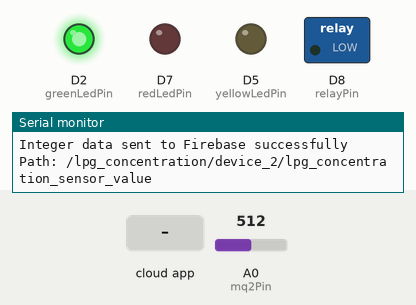
Recording of a program running on a simulated ESP8266 (NodeMCU). On the bench: switched loads named in the program (green lamp = pin HIGH), output pins drawn as LEDs (lit = HIGH), the last lines printed to the serial monitor. The inputs (shaded band) are chosen by the test bench; at power-on: A0 (mq2Pin) = 512. WiFi joins after 1.5 s; servers stay silent unless stated; the Firebase database answers and starts empty.

Above: at 2.7 s.
2.8 s: A0 (mq2Pin) set to 682
6.0 s: A0 (mq2Pin) set to 713
At 8.2 s:
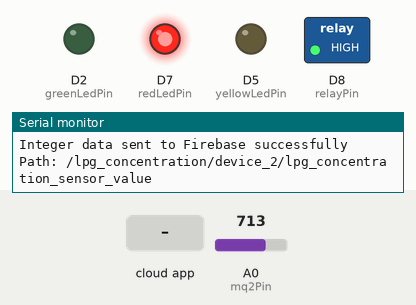
9.2 s: A0 (mq2Pin) set to 690
At 12.1 s:
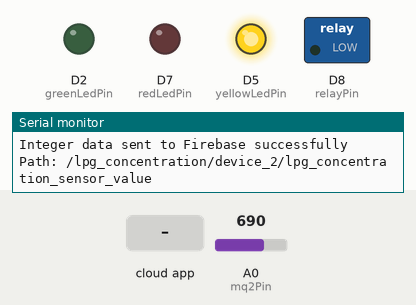
12.6 s: the phone or cloud app sets manual_relay_status to 1
At 15.7 s:
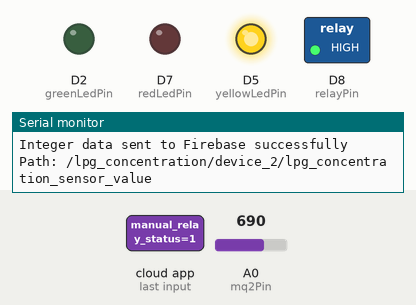
16.0 s: the phone or cloud app sets manual_relay_status to 0
At 18.6 s:
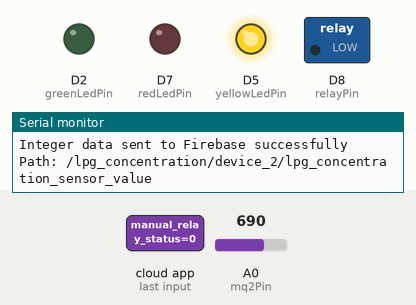
Timing chart, 0 to 19.9 s (numbered marks = the images above; inputs shaded):
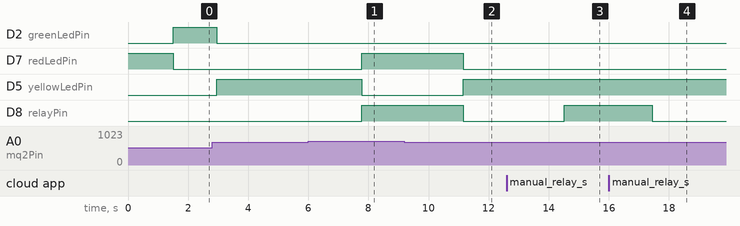

The program:

main.cpp
```cpp
#include <Arduino.h>
#include <ESP8266WiFi.h>
#include <Firebase_ESP_Client.h>
#include <addons/TokenHelper.h>
#include <addons/RTDBHelper.h>

#define API_KEY "AIzaSyB0wk84Ujy458903OmhZ1fCCl2Kxfa_xzM"
#define DATABASE_URL "https://bcs-anti-kebakaran-pencurian-default-rtdb.asia-southeast1.firebasedatabase.app/"

const char *ssid = "AKEBAPEN";
const char *password = "12345678";

// const char *ssid = "2nd Floor_Tanjung";
// const char *password = "salman07";

// const char *ssid = "Ida Bagus Putu Putra Manauaba ";
// const char *password = "12341234";

const int relayPin = D8;
const int mq2Pin = A0;
const int redLedPin = D7;
const int yellowLedPin = D5;
const int greenLedPin = D2;

FirebaseData fbdo;
FirebaseAuth auth;
FirebaseConfig config;

#define AMAN_THRESHOLD 499    // Nilai ambang batas untuk keadaan aman
#define PERINGATAN_THRESHOLD 500 // Nilai ambang batas untuk keadaan peringatan
#define BAHAYA_THRESHOLD 700    // Nilai ambang batas untuk keadaan peringatan

unsigned long sendDataPrevMillis = 0;

String statusCondition = "aman"; // Default status
int count = 0;
bool signupOK = false;
bool relay_statusAuto = false;
bool relay_statusManual = false;
int lastGasStatus = 0;
bool manualControl = false; // Tambahkan variabel untuk kontrol manual

void connectToWiFi();
void connectToFirebase();
void setupComponents();
void sendDataToFirebase(int gasValue);
void sendAutoRelayStatusToFirebase();
void sendManualRelayStatusToFirebase();
void checkAutoRelayStatusFromFirebase();
void checkManualRelayStatusFromFirebase();
void updateGasSafetyIndicatorManual(int gasValue);
void updateGasSafetyIndicatorAuto(int gasValue);
void updateGasSafetyIndicator(int gasValue);
void sendStatusConditionToFirebase(String statusCondition);


void setup()
{
  Serial.begin(115200);
  pinMode(redLedPin, OUTPUT);
  digitalWrite(redLedPin, HIGH); // Lampu merah menyala saat booting
  connectToWiFi();
  setupComponents();
  connectToFirebase();
}

void setupComponents()
{
  pinMode(relayPin, OUTPUT);
  pinMode(mq2Pin, INPUT);
  pinMode(yellowLedPin, OUTPUT);
  pinMode(greenLedPin, OUTPUT);
  digitalWrite(yellowLedPin, HIGH);

  IPAddress staticIP(192, 168, 43, 228); // Tentukan alamat IP statis yang diinginkan
  IPAddress gateway(192, 168, 43, 1);    // Gateway yang sesuai dengan jaringan Anda
  IPAddress subnet(255, 255, 255, 0);    // Subnet mask untuk jaringan Anda

  // Atur alamat IP statis
  WiFi.config(staticIP, gateway, subnet);
}

void loop() {
  checkAutoRelayStatusFromFirebase();
  checkManualRelayStatusFromFirebase(); // Membaca nilai manual_relay_status dari Firebase

  // Baca nilai sensor MQ2
  int gasValue = analogRead(mq2Pin);
  // Cetak nilai sensor ke Serial Monitor
  Serial.print("Nilai Sensor MQ2: ");
  Serial.println(gasValue);
  sendDataToFirebase(gasValue);
  delay(1000);

  // Memaksa mengaktifkan relay jika relay_statusAuto true atau mode kontrol manual aktif
  updateGasSafetyIndicator(gasValue);
}
void connectToWiFi()
{
  Serial.println();
  Serial.print("Menghubungkan ke WiFi");

  WiFi.begin(ssid, password);

  while (WiFi.status() != WL_CONNECTED)
  {
    delay(500);
    Serial.print(".");
  }

  Serial.println("");
  Serial.println("WiFi Terhubung");
  Serial.print("Alamat IP: ");
  Serial.println(WiFi.localIP());

  digitalWrite(redLedPin, LOW); // Lampu merah padam setelah terhubung WiFi
  digitalWrite(yellowLedPin, HIGH);
}

#define USER_EMAIL "ibp.putra.m@gmail.com"
#define USER_PASSWORD "Dayu1808!"
String uid;

void connectToFirebase()
{
  config.api_key = API_KEY;
  config.database_url = DATABASE_URL;

  auth.user.email = USER_EMAIL;
  auth.user.password = USER_PASSWORD;

  Firebase.reconnectWiFi(true);
  fbdo.setResponseSize(4096);

  config.token_status_callback = tokenStatusCallback;

  config.max_token_generation_retry = 5;

  Firebase.begin(&config, &auth);

  Serial.println("Getting User UID");
  while ((auth.token.uid) == "")
  {
    Serial.print('.');
  }

  uid = auth.token.uid.c_str();
  Serial.print("User UID: ");
  Serial.print(uid);
  digitalWrite(greenLedPin, HIGH); // Lampu hijau menyala setelah terhubung Firebase
  digitalWrite(yellowLedPin, LOW); // Lampu kuning padam setelah terhubung Firebase
  signupOK = true;
}

void checkAutoRelayStatusFromFirebase()
{
  if (Firebase.ready() && signupOK)
  {
    String autoBoolPath = "/relay_status/device_2/auto_relay_status";
    if (Firebase.RTDB.getBool(&fbdo, autoBoolPath.c_str()))
    {
      relay_statusAuto = fbdo.boolData();
      Serial.print("Membaca nilai relay otomatis dari Firebase: ");
      Serial.println(relay_statusAuto);

      if (relay_statusAuto)
      {
        Serial.println("Auto relay_status diubah menjadi true");
      }
      else
      {
        Serial.println("Auto relay_status diubah menjadi false");
      }
    }
    else
    {
      Serial.println("Gagal membaca status relay otomatis dari Firebase");
      Serial.println("Alasan: " + fbdo.errorReason());
    }
  }
}

void checkManualRelayStatusFromFirebase() {
  if (Firebase.ready() && signupOK) {
    String manualBoolPath = "/relay_status/device_2/manual_relay_status";
    if (Firebase.RTDB.getString(&fbdo, manualBoolPath.c_str())) {
      String relayStatusManualStr = fbdo.stringData(); // Ambil nilai string dari Firebase
      // Konversi nilai string menjadi boolean
      bool relayStatusManualFromFirebase = (relayStatusManualStr == "1");

      Serial.print("Membaca nilai relay manual dari Firebase: ");
      Serial.println(relayStatusManualFromFirebase);

      // Perbarui status relay manual lokal jika berhasil membaca dari Firebase
      relay_statusManual = relayStatusManualFromFirebase;
    } else {
      Serial.println("Gagal membaca status relay manual dari Firebase");
      Serial.println("Alasan: " + fbdo.errorReason());
    }
  }
}


void sendDataToFirebase(int intValue)
{
  if (Firebase.ready() && signupOK && (millis() - sendDataPrevMillis > 15000 || sendDataPrevMillis == 0))
  {
    String intPath = "/lpg_concentration/device_2/lpg_concentration_sensor_value";
    if (Firebase.RTDB.setInt(&fbdo, intPath.c_str(), intValue))
    {
      Serial.println("Integer data sent to Firebase successfully");
      Serial.println("Path: " + intPath);
    }
    else
    {
      Serial.println("Failed to send integer data to Firebase");
      Serial.println("Reason: " + fbdo.errorReason());
    }
  }
}

void sendAutoRelayStatusToFirebase() {
  if (Firebase.ready() && signupOK) {
    String autoBoolPath = "/relay_status/device_2/auto_relay_status";
    if (Firebase.RTDB.setBool(&fbdo, autoBoolPath.c_str(), relay_statusAuto)) {
      Serial.println("Status relay otomatis terkirim ke Firebase: " + String(relay_statusAuto));
    } else {
      Serial.println("Gagal mengirim status relay otomatis ke Firebase");
      Serial.println("Alasan: " + fbdo.errorReason());
    }
  }
}

void sendManualRelayStatusToFirebase() {
  if (Firebase.ready() && signupOK) {
    String manualBoolPath = "/relay_status/device_2/manual_relay_status";

    // Konversi nilai boolean menjadi string "0" atau "1"
    String manualBoolValue = relay_statusManual ? "1" : "0";

    if (Firebase.RTDB.setString(&fbdo, manualBoolPath.c_str(), manualBoolValue)) {
      Serial.println("Status relay manual terkirim ke Firebase: " + manualBoolValue);
    } else {
      Serial.println("Gagal mengirim status relay manual ke Firebase");
      Serial.println("Alasan: " + fbdo.errorReason());
    }
  }
}

void sendStatusConditionToFirebase(String statusCondition) {
  if (Firebase.ready() && signupOK) {
    String statusPath = "/lpg_concentration/device_2/status";
    if (Firebase.RTDB.setString(&fbdo, statusPath.c_str(), statusCondition)) {
      Serial.println("Status kondisi terkirim ke Firebase: " + statusCondition);
    } else {
      Serial.println("Gagal mengirim status kondisi ke Firebase");
      Serial.println("Alasan: " + fbdo.errorReason());
    }
  }
}


void updateGasSafetyIndicator(int gasValue) {
  if (manualControl) {
    updateGasSafetyIndicatorManual(gasValue);
  } else {
    updateGasSafetyIndicatorAuto(gasValue);
  }
}

void updateGasSafetyIndicatorAuto(int gasValue) {
  int newGasStatus = 0;
  if (gasValue >= BAHAYA_THRESHOLD) {
    relay_statusAuto = true;
    statusCondition = "bahaya";
    digitalWrite(relayPin, HIGH);
    digitalWrite(redLedPin, HIGH);
    digitalWrite(yellowLedPin, LOW);
    digitalWrite(greenLedPin, LOW);
    Serial.println("BAHAYA! Aktifkan relay secara otomatis.");
    newGasStatus = 2;
  } else if (gasValue >= PERINGATAN_THRESHOLD && gasValue < BAHAYA_THRESHOLD) {
    relay_statusAuto = false;
    relay_statusAuto = true;
    statusCondition = "siaga";
    // sendAutoRelayStatusToFirebase(); // Anda dapat menghapus pemanggilan ini jika tidak diperlukan
    updateGasSafetyIndicatorManual(gasValue);
    return;
  } else if (gasValue <= AMAN_THRESHOLD && gasValue < PERINGATAN_THRESHOLD) {
    relay_statusAuto = false;
    relay_statusManual = false;
    statusCondition = "aman";
    digitalWrite(relayPin, LOW);
    digitalWrite(redLedPin, LOW);
    digitalWrite(yellowLedPin, LOW);
    digitalWrite(greenLedPin, HIGH);
    Serial.println("AMAN! Matikan relay secara otomatis.");
    newGasStatus = 0;
    sendManualRelayStatusToFirebase();
  }

  // Memeriksa apakah relay status manual adalah 1 dan nilai gas berada dalam ambang batas aman
  if (relay_statusManual && gasValue <= AMAN_THRESHOLD) {
    digitalWrite(relayPin, HIGH); // Mengaktifkan relay secara paksa menjadi HIGH
    Serial.println("Kondisi aman tetapi relay diaktifkan secara paksa (mode manual).");
  }

  if (lastGasStatus != newGasStatus) {
    lastGasStatus = newGasStatus;
    sendAutoRelayStatusToFirebase(); // Jika Anda membutuhkan pemanggilan ini, Anda dapat mengaktifkannya kembali
    sendDataToFirebase(gasValue);
    sendStatusConditionToFirebase(statusCondition);
  }
}


void updateGasSafetyIndicatorManual(int gasValue) {
  int newGasStatus = 0;
  if (gasValue <= AMAN_THRESHOLD) {
    statusCondition = "aman";
    // Saat kondisi aman, kembali ke mode otomatis
    Serial.println("Kembali ke mode kontrol otomatis karena kondisi aman.");
    manualControl = false; // Matikan kontrol manual
    updateGasSafetyIndicatorAuto(gasValue); // Kembali ke mode otomatis
    return;
  } else if (gasValue >= PERINGATAN_THRESHOLD && gasValue < BAHAYA_THRESHOLD) {
    // Saat kondisi peringatan, relay diatur sesuai dengan status relay manual dari Firebase
    if (relay_statusManual) {
      statusCondition = "bahaya";
      digitalWrite(relayPin, HIGH);
      digitalWrite(redLedPin, LOW);
      digitalWrite(yellowLedPin, HIGH);
      digitalWrite(greenLedPin, LOW);
      Serial.println("PERINGATAN! Aktifkan relay secara manual.");
      newGasStatus = 1;
    } else {
      relay_statusAuto = false;
      statusCondition = "siaga";
      digitalWrite(relayPin, LOW);
      digitalWrite(redLedPin, LOW);
      digitalWrite(yellowLedPin, HIGH);
      digitalWrite(greenLedPin, LOW);
      Serial.println("PERINGATAN! Matikan relay secara manual atau otomatis.");
      newGasStatus = 1;
    }
  }

  if (lastGasStatus != newGasStatus) {
    lastGasStatus = newGasStatus;
    sendAutoRelayStatusToFirebase();
    sendDataToFirebase(gasValue);
    sendStatusConditionToFirebase(statusCondition);
  }
}
```

Measured:
- the behaviour switches between 699 and 700 on A0 (mq2Pin) (found by bisection; images 0 and 1)
- after the input at 6.0 s, D7 (redLedPin), D8 (relayPin): LOW → HIGH after 1.8 s; D5 (yellowLedPin): HIGH → LOW after 1.8 s
- after the input at 9.2 s, D7 (redLedPin), D8 (relayPin): HIGH → LOW after 2.0 s; D5 (yellowLedPin): LOW → HIGH after 2.0 s
- after the input at 12.6 s, D8 (relayPin): LOW → HIGH after 1.9 s
- after the input at 16.0 s, D8 (relayPin): HIGH → LOW after 1.4 s
